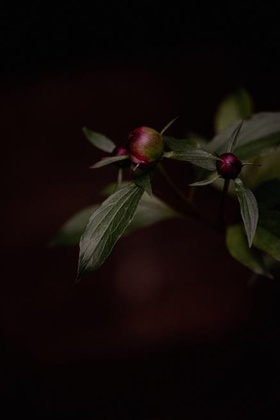
%> input picture images/4-2.jpg, 280 x 420 px, shrunk from 437 x 655 before the run
$ octave brighteningTest.m   (GNU Octave 9; MATLAB toolbox functions it lacks are replaced by stand-ins)
%> lines starting %> are read from the running program, lines starting %| are printed output that depends on the picture
%> further down, image is the input picture: size 420x280x3 uint8; mean R, G, B 16.8, 9.9, 7.4
### src/utils/brightening.m
function outputImage = brightening(image, brightnessFactor)
%> called with brightnessFactor = 4
    [rows, cols, colorChannels] = size(image);
%> rows = 420; cols = 280; colorChannels = 3

    % Menentukan parameter padding, biasanya P = 2*rows dan Q = 2*cols
    P = 2*rows;
%> P = 840
    Q = 2*cols;
%> Q = 560
    tempImage = zeros([P Q colorChannels]);

    image = im2double(image);
%> image: size 420x280x3 double
    fp = zeros([P Q colorChannels]);

    % proses
    for c = 1:colorChannels
        for i = 1 : P
            for j = 1 : Q
                if i <= rows && j <= cols
                    fp(i,j,c) = image(i,j,c);
                else
                    fp(i,j,c) = 0;
                end
            end
        end
    end
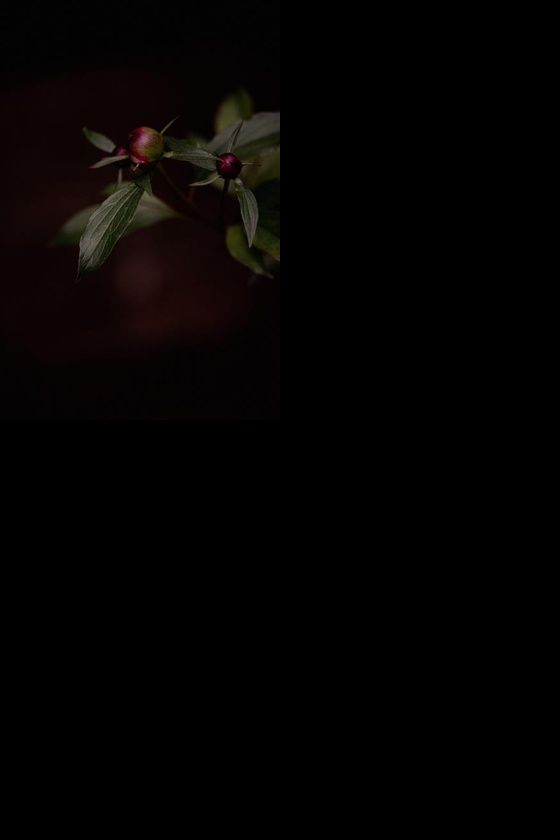
%> fp: size 840x560x3 double; mean R, G, B 0.0165, 0.00972, 0.0073

    for c = 1:colorChannels
        currImg = fp(:,:,c);

        % transformasi fourier
        F = fftshift(fft2(currImg));

        radius = 100;                  % Tentukan radius untuk memodifikasi komponen frekuensi rendah
        centerX = P / 2;
        centerY = Q / 2;
        brightness_factor = brightnessFactor;      % Faktor untuk meningkatkan kecerahan (sesuaikan nilainya)

        for i = 1:P
            for j = 1:Q
                distance = sqrt((i - centerX)^2 + (j - centerY)^2);
                if distance < radius
                    F(i, j) = F(i, j) * brightness_factor;
                end
            end
        end

        F2 = ifftshift(F);
        Freal = real(ifft2(F2));

        tempImage(:,:,c) = Freal(:,:,1);
    end
%> this loop made 3 passes
%> pass 1, in brightening, `Freal = real(ifft2(F2));`:
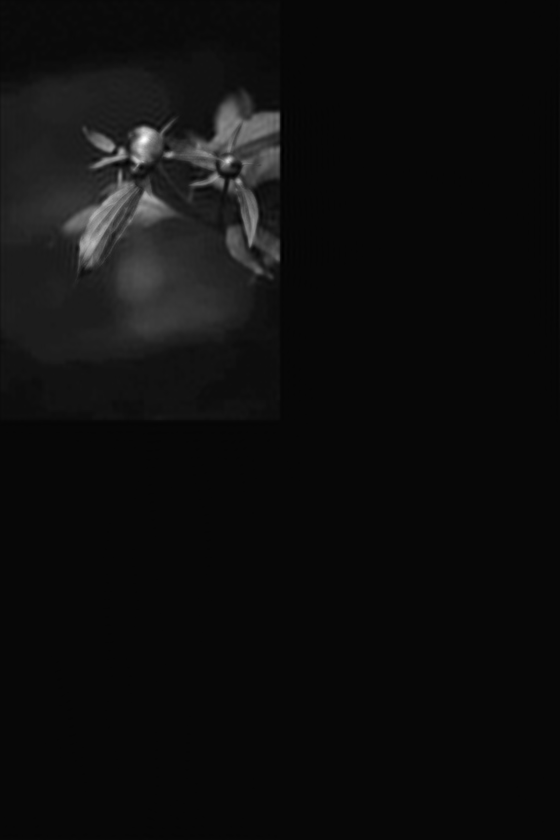
%> Freal: size 840x560 double; min -0.0695, max 2.38, mean 0.066; drawn with min black and max white
%> pass 2, in brightening, `Freal = real(ifft2(F2));`:
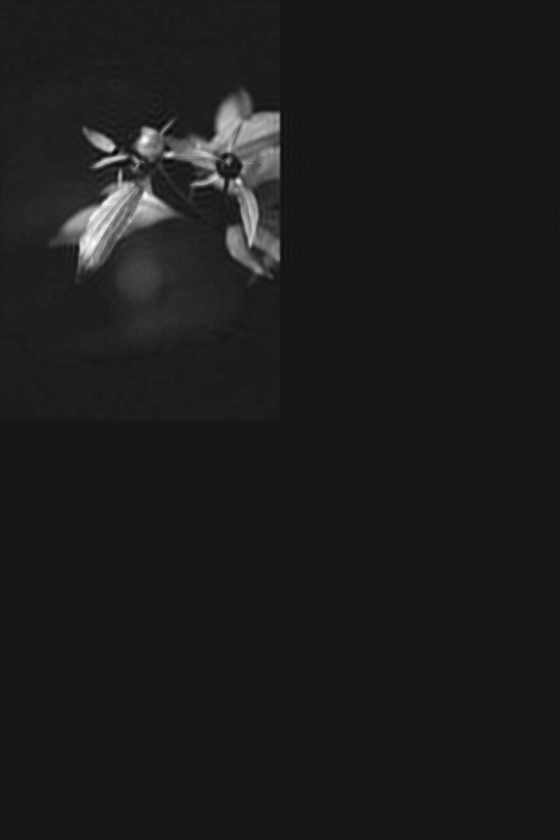
%> Freal: size 840x560 double; min -0.164, max 1.62, mean 0.0389; drawn with min black and max white
%> after the loop:
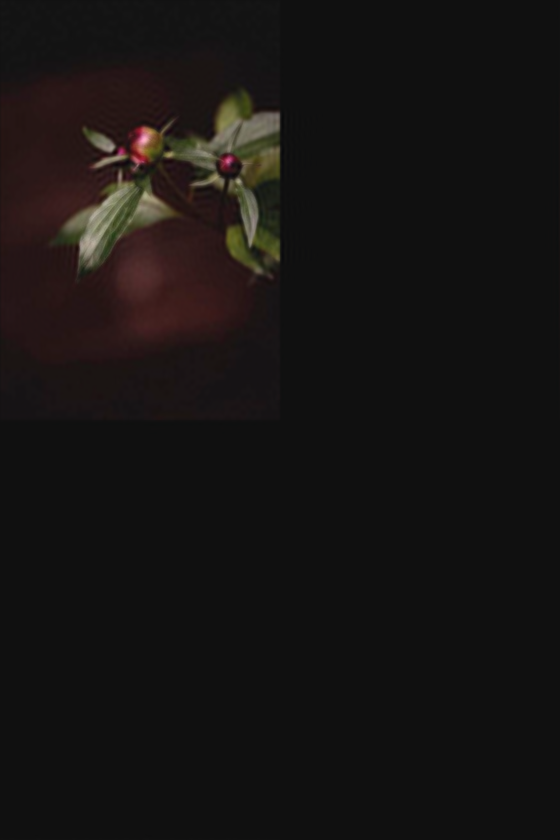
%> tempImage: size 840x560x3 double; mean R, G, B 0.066, 0.0389, 0.0292; drawn with min black and max white


    outputImage = tempImage(1:rows, 1:cols, :);
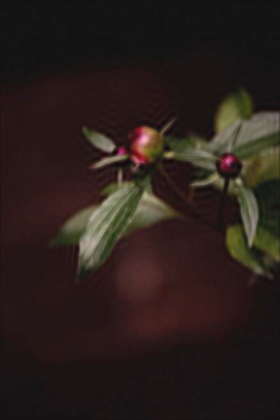
%> outputImage: size 420x280x3 double; mean R, G, B 0.264, 0.155, 0.117; drawn with min black and max white
end

### src/test/brighteningTest.m
image = imread('images/4-2.jpg');
imshow(image);

imageOutput = brightening(image,4);
figure; imshow(imageOutput);
%> after `imshow(imageOutput)`:
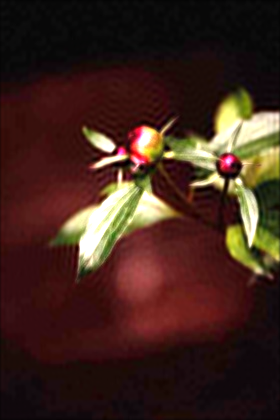
%> displayed picture: size 420x280x3, on the screen's scale of 0 to 255; mean R, G, B 65.2, 38.5, 29.4
